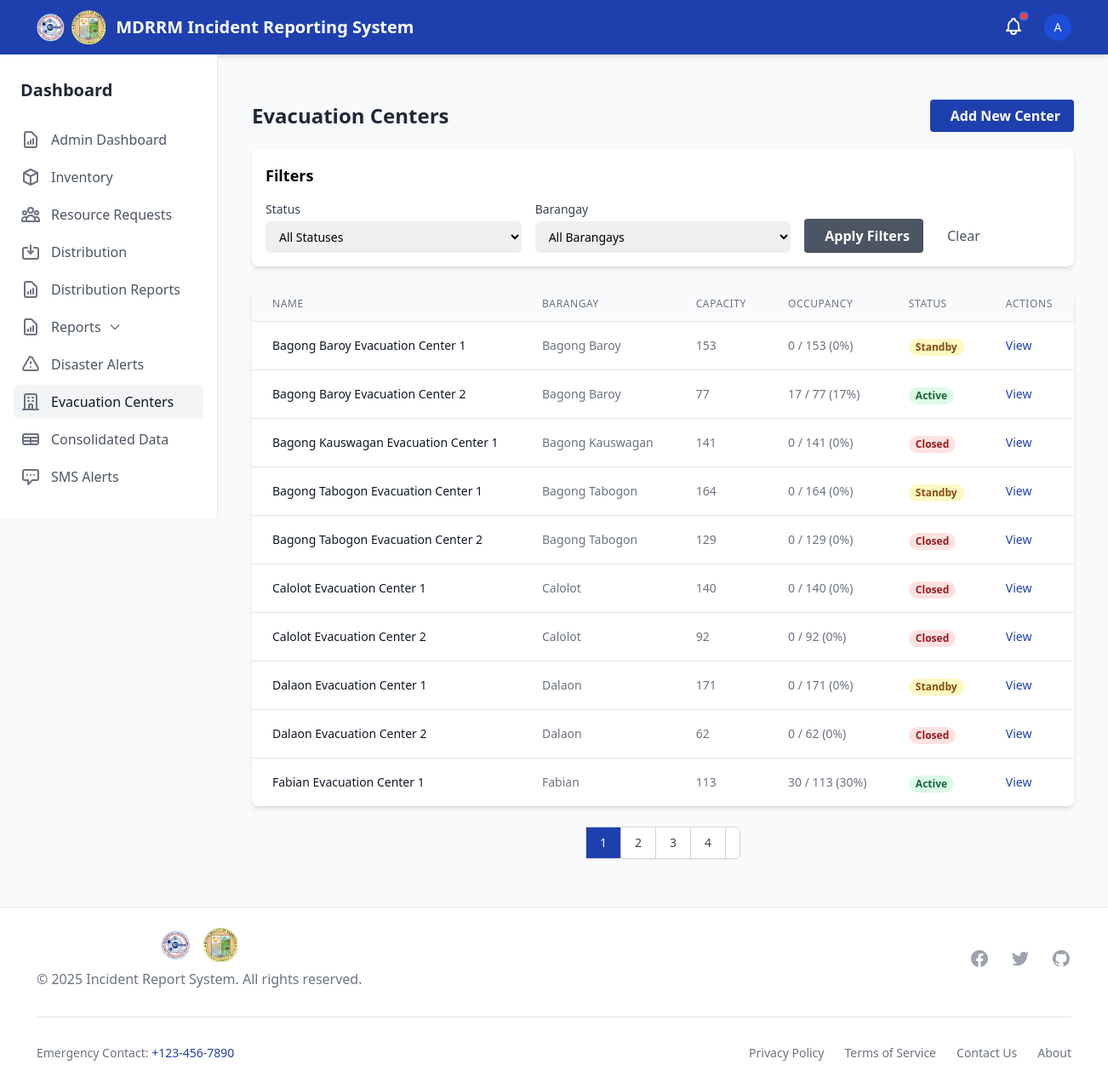
/evacuation-centers/ (signed in), run on the app's committed database.
### disaster_aid/models.py (models this page shows, shortened)
class EvacuationCenter(models.Model):
    STATUS_CHOICES = (
        ('active', 'Active'),
        ('standby', 'Standby'),
        ('closed', 'Closed'),
    )
    name = models.CharField(max_length=255)
    barangay = models.ForeignKey(Barangay, on_delete=models.CASCADE, related_name='evacuation_centers')
    address = models.TextField(help_text="Detailed address of the evacuation center")
    capacity = models.PositiveIntegerField(help_text="Maximum number of people the center can accommodate")
    current_occupancy = models.PositiveIntegerField(default=0, help_text="Current number of people in the center")
    status = models.CharField(max_length=20, choices=STATUS_CHOICES, default='standby')
    manager = models.ForeignKey(User, on_delete=models.SET_NULL, null=True, blank=True,
                               help_text="Barangay captain or designated manager of this evacuation center")
    contact_info = models.CharField(max_length=255, blank=True, null=True,
                                   help_text="Contact information for the evacuation center")
    facilities = models.TextField(blank=True, null=True,
                                 help_text="Available facilities (e.g., toilets, kitchen, medical area)")
    date_created = models.DateTimeField(auto_now_add=True)
    last_updated = models.DateTimeField(auto_now=True)
    notes = models.TextField(blank=True, null=True, help_text="Additional notes about the evacuation center")

class Barangay(models.Model):
    name = models.CharField(max_length=100)
    psgc_code = models.CharField(max_length=20, unique=True)
    municipality = models.ForeignKey(Municipality, on_delete=models.CASCADE, related_name='barangays')
    class Meta:
        verbose_name_plural = "Barangays"
        ordering = ['name']

### disaster_aid/views.py (the view)
# urls.py: path('evacuation-centers/', evacuation_center_list, name='evacuation_center_list'),
@login_required
def evacuation_center_list(request):
    is_barangay_captain = False
    user_barangay = None
    try:
        profile = request.user.reporterprofile
        print(f"DEBUG - User: {request.user.username}")
        print(f"DEBUG - Has profile: {hasattr(request.user, 'reporterprofile')}")
        if hasattr(request.user, 'reporterprofile'):
            print(f"DEBUG - Profile barangay: {profile.barangay}")
            print(f"DEBUG - Is barangay captain: {profile.is_barangay_captain}")
        if profile.barangay:
            is_barangay_captain = True
            user_barangay = profile.barangay
            if not profile.is_barangay_captain:
                profile.is_barangay_captain = True
                profile.save()
                print(f"DEBUG - Updated is_barangay_captain flag for {request.user.username}")
    except Exception as e:
        print(f"DEBUG - Exception in evacuation_center_list: {str(e)}")
        import traceback
        print(traceback.format_exc())
    if not request.user.is_staff and not is_barangay_captain:
        messages.error(request, "You are not authorized to access evacuation center management.")
        return redirect('dashboard')
    if request.user.is_staff:
        centers = EvacuationCenter.objects.all().order_by('barangay__name', 'name')
    else:
        centers = EvacuationCenter.objects.filter(barangay=user_barangay).order_by('name')
    status = request.GET.get('status')
    if status:
        centers = centers.filter(status=status)
    barangay_id = request.GET.get('barangay')
    if barangay_id and request.user.is_staff:  # Only staff can filter by barangay
        centers = centers.filter(barangay_id=barangay_id)
    paginator = Paginator(centers, 10)  # Show 10 centers per page
    page_number = request.GET.get('page')
    page_obj = paginator.get_page(page_number)
    barangays = Barangay.objects.all().order_by('name') if request.user.is_staff else None
    context = {
        'page_obj': page_obj,
        'barangays': barangays,
        'status': status,
        'selected_barangay': barangay_id,
        'is_barangay_captain': is_barangay_captain,
        'user_barangay': user_barangay,
    }
    return render(request, 'evacuation/evacuation_center_list.html', context)

### templates/evacuation/evacuation_center_list.html (shortened to what this page needs)
{% extends 'base.html' %}
{% load static %}
{% block content %}
<div class="container mx-auto px-4 py-8">
    <div class="flex justify-between items-center mb-6">
        <h1 class="text-2xl font-bold text-gray-800">Evacuation Centers</h1>
        <div>
            {% if request.user.is_staff or is_barangay_captain %}
            <a href="{% url 'create_evacuation_center' %}" class="bg-primary hover:bg-primary-dark text-white font-bold py-2 px-4 rounded">
                 Add New Center
            </a>
            {% endif %}
        </div>
    </div>
    <div class="bg-white rounded-lg shadow-md p-4 mb-6">
        <h2 class="text-lg font-semibold mb-4">Filters</h2>
        <form method="get" class="grid grid-cols-1 md:grid-cols-3 gap-4">
            <div>
                <label for="status" class="block text-sm font-medium text-gray-700">Status</label>
                <select name="status" id="status" class="mt-1 block w-full pl-3 pr-10 py-2 text-base border-gray-300 focus:outline-none focus:ring-primary focus:border-primary sm:text-sm rounded-md">
                    <option value="">All Statuses</option>
                </select>
            </div>
            {% if request.user.is_staff and barangays %}
            <div>
                <label for="barangay" class="block text-sm font-medium text-gray-700">Barangay</label>
                <select name="barangay" id="barangay" class="mt-1 block w-full pl-3 pr-10 py-2 text-base border-gray-300 focus:outline-none focus:ring-primary focus:border-primary sm:text-sm rounded-md">
                    <option value="">All Barangays</option>
                </select>
            </div>
            {% endif %}
            <div class="flex items-end">
                <button type="submit" class="bg-gray-600 hover:bg-gray-700 text-white font-bold py-2 px-4 rounded">
                     Apply Filters
                </button>
                <a href="{% url 'evacuation_center_list' %}" class="ml-2 text-gray-600 hover:text-gray-800 font-medium py-2 px-4">
                     Clear
                </a>
            </div>
        </form>
    </div>
    {% if page_obj %}
    <div class="bg-white rounded-lg shadow-md overflow-hidden">
        <table class="min-w-full divide-y divide-gray-200">
            <thead class="bg-gray-50">
                <tr>
                    <th scope="col" class="px-6 py-3 text-left text-xs font-medium text-gray-500 uppercase tracking-wider">Name</th>
                    <th scope="col" class="px-6 py-3 text-left text-xs font-medium text-gray-500 uppercase tracking-wider">Barangay</th>
                    <th scope="col" class="px-6 py-3 text-left text-xs font-medium text-gray-500 uppercase tracking-wider">Capacity</th>
                    <th scope="col" class="px-6 py-3 text-left text-xs font-medium text-gray-500 uppercase tracking-wider">Occupancy</th>
                    <th scope="col" class="px-6 py-3 text-left text-xs font-medium text-gray-500 uppercase tracking-wider">Status</th>
                    <th scope="col" class="px-6 py-3 text-left text-xs font-medium text-gray-500 uppercase tracking-wider">Actions</th>
                </tr>
            </thead>
            <tbody class="bg-white divide-y divide-gray-200">
                {% for center in page_obj %}
                <tr>
                    <td class="px-6 py-4 whitespace-nowrap">
                        <div class="text-sm font-medium text-gray-900">{{ center.name }}</div>
                    </td>
                    <td class="px-6 py-4 whitespace-nowrap">
                        <div class="text-sm text-gray-500">{{ center.barangay.name }}</div>
                    </td>
                    <td class="px-6 py-4 whitespace-nowrap">
                        <div class="text-sm text-gray-500">{{ center.capacity }}</div>
                    </td>
                    <td class="px-6 py-4 whitespace-nowrap">
                        <div class="text-sm text-gray-500">
                            {{ center.current_occupancy }} / {{ center.capacity }}
                            {% if center.capacity > 0 %}
                                ({{ center.current_occupancy|floatformat:0|default:0|add:0|divisibleby:center.capacity|yesno:","|default:center.current_occupancy|add:0|floatformat:0 }}%)
                            {% else %}
                                (0%)
                            {% endif %}
                        </div>
                    </td>
                    <td class="px-6 py-4 whitespace-nowrap">
                        {% if center.status == 'active' %}
                        <span class="px-2 inline-flex text-xs leading-5 font-semibold rounded-full bg-green-100 text-green-800">
                            Active
                        </span>
                        {% elif center.status == 'standby' %}
                        <span class="px-2 inline-flex text-xs leading-5 font-semibold rounded-full bg-yellow-100 text-yellow-800">
                            Standby
                        </span>
                        {% else %}
                        <span class="px-2 inline-flex text-xs leading-5 font-semibold rounded-full bg-red-100 text-red-800">
                            Closed
                        </span>
                        {% endif %}
                    </td>
                    <td class="px-6 py-4 whitespace-nowrap text-sm font-medium">
                        <a href="{% url 'evacuation_center_detail' center.id %}" class="text-primary hover:text-primary-dark mr-3">View</a>
                    </td>
                </tr>
                {% endfor %}
            </tbody>
        </table>
    </div>
    {% if page_obj.has_other_pages %}
    <div class="flex justify-center mt-6">
        <nav class="relative z-0 inline-flex rounded-md shadow-sm -space-x-px" aria-label="Pagination">
            {% for i in page_obj.paginator.page_range %}
                {% if page_obj.number == i %}
                <span class="relative inline-flex items-center px-4 py-2 border border-gray-300 bg-primary text-sm font-medium text-white">
                    {{ i }}
                </span>
                {% else %}
                <a href="?page={{ i }}" class="relative inline-flex items-center px-4 py-2 border border-gray-300 bg-white text-sm font-medium text-gray-700 hover:bg-gray-50">
                    {{ i }}
                </a>
                {% endif %}
            {% endfor %}
            {% if page_obj.has_next %}
            <a href="?page={{ page_obj.next_page_number }}" class="relative inline-flex items-center px-2 py-2 rounded-r-md border border-gray-300 bg-white text-sm font-medium text-gray-500 hover:bg-gray-50">
            </a>
            {% endif %}
        </nav>
    </div>
    {% endif %}
    {% endif %}
</div>
{% endblock %}

### templates/components/navbar.html (shortened to what this page needs)
<nav class="bg-primary text-white shadow-md" x-data="{ mobileMenuOpen: false }">
    <div class="max-w-7xl mx-auto px-4 sm:px-6 lg:px-8">
        <div class="flex justify-between h-16">
            <div class="flex">
                <div class="flex-shrink-0 flex items-center space-x-3">
                    <div class="flex items-center space-x-2">
                        <img src="/static/logo/mdrrmc_logo.png" alt="MDRRMC Logo" class="h-10 w-auto">
                        <img src="/static/logo/lgu_logo.png" alt="LGU Logo" class="h-10 w-auto">
                    </div>
                    <a href="{% url 'home' %}" class="font-bold text-xl">MDRRM Incident Reporting System</a>
                </div>
            </div>
            <div class="flex items-center">
                {% include 'components/notifications.html' %}
                {% if user.is_authenticated %}
                <div class="ml-3 relative" x-data="{ open: false }">
                    <div class="flex items-center">
                        <button @click="open = !open" class="flex text-sm rounded-full focus:outline-none focus:ring-2 focus:ring-offset-2 focus:ring-offset-blue-800 focus:ring-white">
                            {% if user.reporterprofile.profile_image %}
                            <img class="h-8 w-8 rounded-full object-cover" src="{{ user.reporterprofile.profile_image.url }}" alt="{{ user.username }}">
                            {% else %}
                            <div class="h-8 w-8 rounded-full bg-blue-700 flex items-center justify-center">
                                <span class="text-sm font-medium">{{ user.username|first|upper }}</span>
                            </div>
                            {% endif %}
                        </button>
                    </div>
                </div>
                {% endif %}
            </div>
        </div>
    </div>
</nav>

### data on the page
EvacuationCenter: name "Bagong Baroy Evacuation Center 1", barangay.name "Bagong Baroy", capacity "153", current_occupancy "0", current_occupancy|add "0", status "Standby"
EvacuationCenter: name "Bagong Baroy Evacuation Center 2", barangay.name "Bagong Baroy", capacity "77", current_occupancy "17", current_occupancy|add "17", status "Active"
EvacuationCenter: name "Bagong Kauswagan Evacuation Center 1", barangay.name "Bagong Kauswagan", capacity "141", current_occupancy "0", current_occupancy|add "0", status "Closed"
EvacuationCenter: name "Bagong Tabogon Evacuation Center 1", barangay.name "Bagong Tabogon", capacity "164", current_occupancy "0", current_occupancy|add "0", status "Standby"
EvacuationCenter: name "Bagong Tabogon Evacuation Center 2", barangay.name "Bagong Tabogon", capacity "129", current_occupancy "0", current_occupancy|add "0", status "Closed"
EvacuationCenter: name "Calolot Evacuation Center 1", barangay.name "Calolot", capacity "140", current_occupancy "0", current_occupancy|add "0", status "Closed"
EvacuationCenter: name "Calolot Evacuation Center 2", barangay.name "Calolot", capacity "92", current_occupancy "0", current_occupancy|add "0", status "Closed"
EvacuationCenter: name "Dalaon Evacuation Center 1", barangay.name "Dalaon", capacity "171", current_occupancy "0", current_occupancy|add "0", status "Standby"
EvacuationCenter: name "Dalaon Evacuation Center 2", barangay.name "Dalaon", capacity "62", current_occupancy "0", current_occupancy|add "0", status "Closed"
EvacuationCenter: name "Fabian Evacuation Center 1", barangay.name "Fabian", capacity "113", current_occupancy "30", current_occupancy|add "30", status "Active"

### other printed values
{{ user.username|first|upper }} "A"
{{ i }} "1"
{{ i }} "2" "3" "4"
